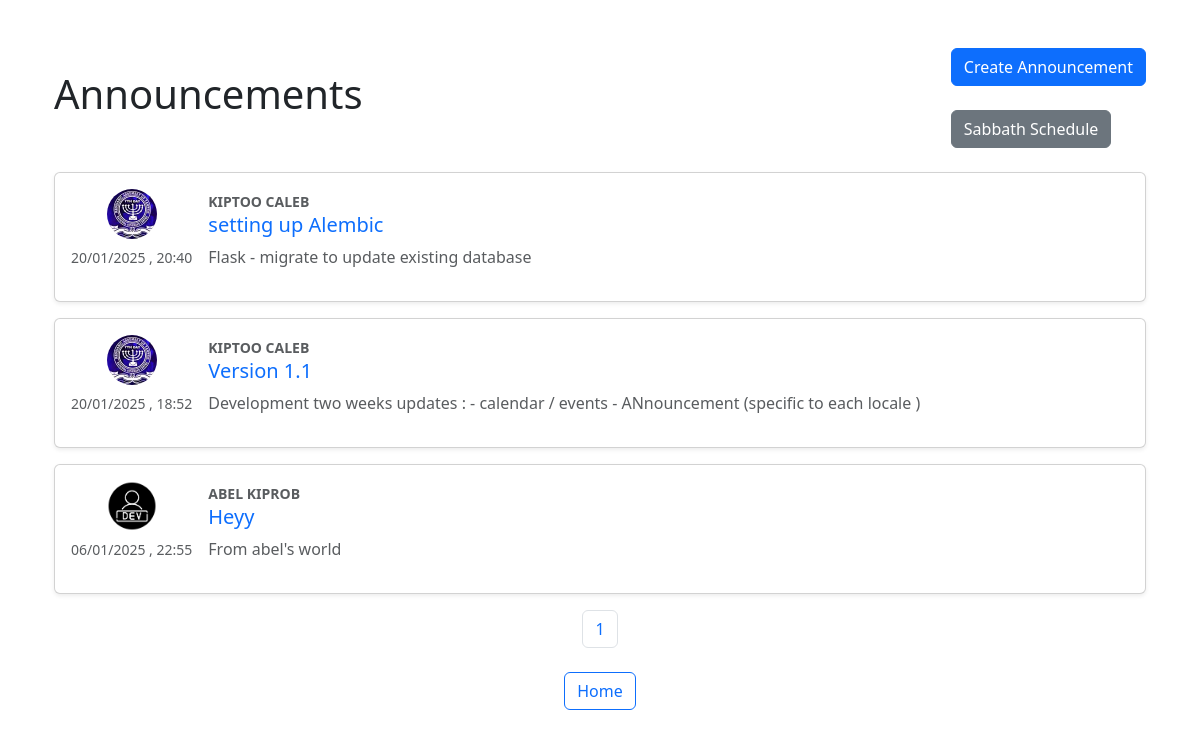
Page /announcements (signed in) on the committed database.
### application/models.py (models this page shows, shortened)
class Announcement(db.Model):
    id = db.Column(db.Integer, primary_key=True)
    title = db.Column(db.String(100), nullable=False)
    content = db.Column(db.Text, nullable=False)
    date_posted = db.Column(db.DateTime, nullable=False, default=datetime.utcnow)
    user_id = db.Column(db.Integer, db.ForeignKey('user.id'), nullable=False)

class User(db.Model, UserMixin):
    id = db.Column(db.Integer, primary_key=1)
    firstname = db.Column(db.String(20), nullable=False)
    lastname = db.Column(db.String(20),  nullable=False)
    email = db.Column(db.String(120), unique=1, nullable=0)
    username = db.Column(db.String(20), unique=True, nullable=False)
    role = db.Column(db.String(20), nullable=False, default='member')
    branch = db.Column(db.String(20), nullable=False)
    date_of_birth = db.Column(db.Date, nullable=False)
    image_file = db.Column(db.String(20), nullable=False, default='default.jpg')
    password = db.Column(db.String(60), nullable=False)
    posts = db.relationship('Announcement', backref='author', lazy=True)

### application/routes.py (the view)
@app.route('/announcements')
def announcements():
  if not (current_user.is_authenticated):
    abort(403)
  if current_user.branch != 'kaborok':
    abort(403)
  page = request.args.get('page', 1, type=int)
  announcements=Announcement.query.order_by(Announcement.date_posted.desc()).paginate(page=page, per_page=15)
  return render_template('announcements.html', title='Announcement', announcements=announcements)

### application/models.py (called while the page is built)
@login_manager.user_loader
def load_user(user_id):
    return User.query.get(int(user_id))

### application/templates/announcements.html
{% extends "layout.html" %}
{% block content %}
<div class="container py-4">
  <div class="d-flex justify-content-between align-items-center mb-4">
    <h1 class="display-6">Announcements</h1> <br>
    <div>
      <a href="{{ url_for('create_announcement') }}" class="btn btn-primary">Create Announcement</a> <br> <br>
      <a href="{{ url_for('sabbath_schedule') }}" class="btn btn-secondary">Sabbath Schedule</a>
    </div>
  </div>
  {% for announcement in announcements %}
    <div class="card mb-3 shadow-sm">
      <div class="card-body d-flex align-items-start">
        <div class="d-flex flex-column align-items-center me-3" style="min-width: 60px;">
          <img src="{{ url_for('static', filename='profile_pics/' + announcement.author.image_file) }}" alt="Author" class="rounded-circle" style="width: 50px; height: 50px; object-fit: cover;">
          <small class="text-muted mt-2">{{ announcement.date_posted.strftime('%d/%m/%Y , %H:%M') }}</small>
        </div>
        <div class="flex-grow-1">
            <b><small class="text-muted mt-2">{{ announcement.author.firstname }} {{announcement.author.lastname}}</small></b>
          <h5>
            <a href="{{ url_for('show_announcement', announcement_id=announcement.id) }}" class="text-decoration-none text-primary">
              {{ announcement.title }}
            </a>
          </h5>
          <p class="text-muted">{{ announcement.content }}</p>
        </div>
      </div>
    </div>
  {% endfor %}
  <nav aria-label="Announcements pagination">
    <ul class="pagination justify-content-center">
      {% for page_num in announcements.iter_pages() %}
        {% if page_num %}
          <li class="page-item">
            <a class="page-link" href="{{ url_for('announcements', page=page_num) }}">{{ page_num }}</a>
          </li>
        {% else %}
          <li class="page-item disabled"><span class="page-link">...</span></li>
        {% endif %}
      {% endfor %}
    </ul>
  </nav>
  <footer class="text-center mt-4">
    <a href="{{ url_for('home') }}" class="btn btn-outline-primary">Home</a>
  </footer>
</div>
{% endblock content %}

### application/templates/layout.html (shortened to what this page needs)
<!DOCTYPE html>
<html lang="en">
<head>
  <link href="https://cdn.jsdelivr.net/npm/bootstrap@5.3.0/dist/css/bootstrap.min.css" rel="stylesheet">
  <link rel="stylesheet" href="https://cdn.jsdelivr.net/npm/bootstrap@5.3.0/dist/css/bootstrap.min.css">
</head>
<body>
  <div class="container py-4">
    {% block content %}
    {% endblock content %}
  </div>
</body>
</html>

### rows in the picture
Announcement: image_file (placeholder picture), date_posted "20/01/2025 , 20:40", author.firstname "KIPTOO", author.lastname "CALEB", title "setting up Alembic", content "Flask - migrate to update existing database"
Announcement: image_file (placeholder picture), date_posted "20/01/2025 , 18:52", author.firstname "KIPTOO", author.lastname "CALEB", title "Version 1.1", content "Development two weeks updates : - calendar / events - ANnouncement (specific to each locale )"
Announcement: image_file (picture), date_posted "06/01/2025 , 22:55", author.firstname "ABEL", author.lastname "KIPROB", title "Heyy", content "From abel's world"

### other values in the picture
{{ page_num }} "1"
